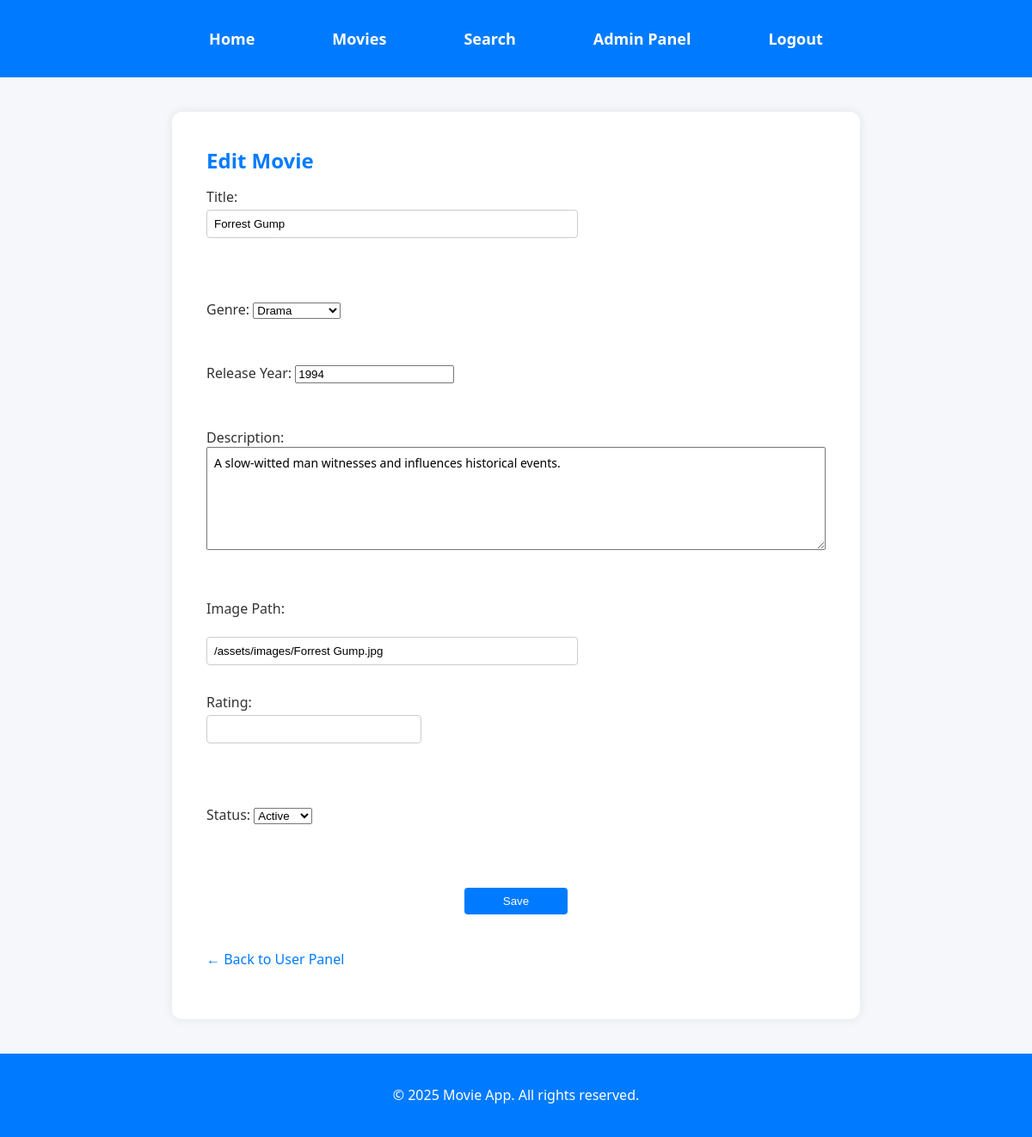
/admin/manage_movie.php?id=9 (signed in), run on the app's committed database.
### tables this page shows
CREATE TABLE `movies` (
  `id` int(11) NOT NULL,
  `title` varchar(255) NOT NULL,
  `genre_id` int(11) DEFAULT NULL,
  `release_year` int(11) DEFAULT NULL,
  `description` text DEFAULT NULL,
  `poster_url` text DEFAULT NULL,
  `rating` varchar(10) DEFAULT NULL,
  `status` enum('active','inactive') DEFAULT 'active',
  `image_path` varchar(255) DEFAULT NULL
);

CREATE TABLE `genres` (
  `id` int(11) NOT NULL,
  `name` varchar(100) NOT NULL
);

### admin/manage_movie.php (the view, shortened to what this page needs)
<?php
$db = (new DBConnection())->getConnection();
$id = $_GET['id'] ?? null;
$movie = [
    'title' => '', 'genre_id' => '', 'release_year' => '',
    'description' => '', 'image_path' => '', 'rating' => '', 'status' => 'active'
];
if ($id) {
    $stmt = $db->prepare("SELECT * FROM movies WHERE id = ?");
    $stmt->bind_param("i", $id);
    $stmt->execute();
    $movie = $stmt->get_result()->fetch_assoc();
}
$genres = $db->query("SELECT id, name FROM genres");
$pageTitle = $id ? "Edit Movie" : "Add Movie";
include '../includes/header.php';
include '../includes/navigation.php';
?>
<main class="admin-container">
<h2><?= $pageTitle ?></h2>
<form method="post">
    <label>Title: <input type="text" name="title" value="<?= htmlspecialchars($movie['title']) ?>" required></label><br>
    <label>Genre:
        <select name="genre_id" required>
        <?php while ($g = $genres->fetch_assoc()): ?>
            <option value="<?= $g['id'] ?>" <?= ($movie['genre_id'] == $g['id']) ? 'selected' : '' ?>>
            <?= htmlspecialchars($g['name']) ?>
            </option>
        <?php endwhile; ?>
        </select>
    </label><br>
    <label>Release Year: <input type="number" name="release_year" value="<?= htmlspecialchars($movie['release_year']) ?>" required></label><br>
    <label>Description:<br><textarea name="description" rows="5"><?= htmlspecialchars($movie['description']) ?></textarea></label><br>
    <label for="image_path">Image Path:</label><input type="text" name="image_path" id="image_path" value="<?= htmlspecialchars($movie['image_path'] ?? '') ?>">
    <label>Rating: <input type="text" name="rating" value="<?= htmlspecialchars($movie['rating']) ?>"></label><br>
    <label>Status:
        <select name="status">
        <option value="active" <?= ($movie['status'] === 'active') ? 'selected' : '' ?>>Active</option>
        </select>
    </label><br><br>
    <button type="submit">Save</button>
</form>
<p style="margin-top: 40px;">
    <a href="/user/home.php">← Back to User Panel</a>
</p>
</main>
<?php include '../includes/footer.php'; ?>

### assets/css/style.css (style rules this page uses)
* { box-sizing: border-box; }
html, body { margin: 0; padding: 0; font-family: 'Segoe UI', sans-serif; background-color: #f5f7fa; color: #333; height: 100%; display: flex; flex-direction: column; }
h2 { color: var(--theme-color); margin-bottom: 15px; }
p { font-size: 16px; line-height: 1.6; }
form { display: flex; flex-direction: column; gap: 12px; }
input[type="text"], input[type="password"] { padding: 8px; width: 100%; margin-top: 4px; border: 1px solid #ccc; border-radius: 4px; }
button { padding: 8px 16px; background-color: var(--theme-color); color: white; border: none; border-radius: 4px; cursor: pointer; width: 120px; align-self: center; }

### assets/css/admin.css (style rules this page uses)
body.admin-page { background-color: #f5f7fa; font-family: 'Segoe UI', sans-serif; color: #333; margin: 0; padding: 0; }
.admin-page form label { display: block; margin-bottom: 6px; font-weight: 500; text-align: left; }
.admin-page input[type="text"] { display: block; margin-bottom: 20px; width: 60%; max-width: 500px; min-width: 250px; }
.admin-container { max-width: 800px; width: 95%; margin: 40px auto; padding: 40px; background: #fff; border-radius: 12px; box-shadow: 0 0 12px rgba(0, 0, 0, 0.08); }
.admin-container textarea { width: 100%; height: 120px; resize: vertical; padding: 8px; font-family: inherit; font-size: 14px; }
.admin-container input[name="rating"] { max-width: 150px; }
h2 { color: var(--theme-color); margin-top: 0; }
a { color: var(--theme-color); text-decoration: none; }

### data on the page
movies: title "Forrest Gump", genre_id "Drama", release_year "1994", description "A slow-witted man witnesses and influences historical events.", image_path "/assets/images/Forrest Gump.jpg", status "Active"

### other printed values
$pageTitle "Edit Movie"
